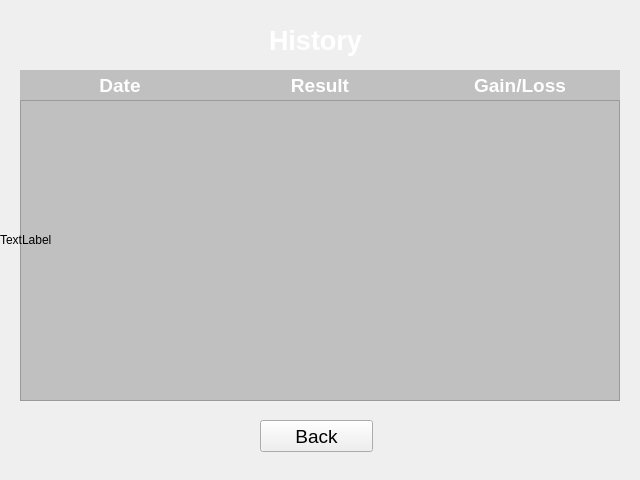
<?xml version="1.0" encoding="UTF-8"?>
<ui version="4.0">
 <class>Form</class>
 <widget class="QWidget" name="Form">
  <property name="geometry">
   <rect>
    <x>0</x>
    <y>0</y>
    <width>640</width>
    <height>480</height>
   </rect>
  </property>
  <property name="windowTitle">
   <string>Form</string>
  </property>
  <widget class="QLabel" name="label">
   <property name="geometry">
    <rect>
     <x>240</x>
     <y>20</y>
     <width>151</width>
     <height>40</height>
    </rect>
   </property>
   <property name="font">
    <font>
     <pointsize>20</pointsize>
     <weight>75</weight>
     <bold>true</bold>
    </font>
   </property>
   <property name="styleSheet">
    <string notr="true">color: rgb(255, 255, 255);</string>
   </property>
   <property name="text">
    <string>History</string>
   </property>
   <property name="alignment">
    <set>Qt::AlignCenter</set>
   </property>
  </widget>
  <widget class="QTableWidget" name="history_table">
   <property name="geometry">
    <rect>
     <x>20</x>
     <y>100</y>
     <width>600</width>
     <height>301</height>
    </rect>
   </property>
   <property name="sizePolicy">
    <sizepolicy hsizetype="Fixed" vsizetype="Fixed">
     <horstretch>0</horstretch>
     <verstretch>0</verstretch>
    </sizepolicy>
   </property>
   <property name="font">
    <font>
     <family>Papyrus</family>
     <pointsize>14</pointsize>
     <weight>50</weight>
     <italic>false</italic>
     <bold>false</bold>
    </font>
   </property>
   <property name="styleSheet">
    <string notr="true">color: rgb(255, 255, 255);
font: 14pt &quot;Papyrus&quot;;
background-color: rgba(0, 0, 0, 50);</string>
   </property>
   <property name="verticalScrollBarPolicy">
    <enum>Qt::ScrollBarAlwaysOff</enum>
   </property>
   <property name="horizontalScrollBarPolicy">
    <enum>Qt::ScrollBarAlwaysOff</enum>
   </property>
   <property name="editTriggers">
    <set>QAbstractItemView::NoEditTriggers</set>
   </property>
   <property name="showGrid">
    <bool>false</bool>
   </property>
   <property name="wordWrap">
    <bool>false</bool>
   </property>
   <attribute name="horizontalHeaderVisible">
    <bool>false</bool>
   </attribute>
   <attribute name="horizontalHeaderHighlightSections">
    <bool>false</bool>
   </attribute>
   <attribute name="verticalHeaderVisible">
    <bool>false</bool>
   </attribute>
   <attribute name="verticalHeaderHighlightSections">
    <bool>false</bool>
   </attribute>
   <column>
    <property name="text">
     <string>Date</string>
    </property>
    <property name="textAlignment">
     <set>AlignCenter</set>
    </property>
   </column>
   <column>
    <property name="text">
     <string>Result</string>
    </property>
    <property name="textAlignment">
     <set>AlignCenter</set>
    </property>
   </column>
   <column>
    <property name="text">
     <string>Gain/Lose</string>
    </property>
    <property name="textAlignment">
     <set>AlignCenter</set>
    </property>
   </column>
  </widget>
  <widget class="QPushButton" name="back_button">
   <property name="geometry">
    <rect>
     <x>260</x>
     <y>420</y>
     <width>113</width>
     <height>32</height>
    </rect>
   </property>
   <property name="font">
    <font>
     <pointsize>14</pointsize>
    </font>
   </property>
   <property name="text">
    <string>Back</string>
   </property>
  </widget>
  <widget class="QLabel" name="label_5">
   <property name="geometry">
    <rect>
     <x>0</x>
     <y>0</y>
     <width>640</width>
     <height>480</height>
    </rect>
   </property>
   <property name="styleSheet">
    <string notr="true">border-image: url(./asset/home.png) 0 0 0 0 stretch stretch;</string>
   </property>
   <property name="text">
    <string>TextLabel</string>
   </property>
  </widget>
  <widget class="QLabel" name="label_2">
   <property name="geometry">
    <rect>
     <x>20</x>
     <y>70</y>
     <width>200</width>
     <height>30</height>
    </rect>
   </property>
   <property name="font">
    <font>
     <pointsize>14</pointsize>
     <weight>75</weight>
     <bold>true</bold>
    </font>
   </property>
   <property name="styleSheet">
    <string notr="true">color: rgb(255, 255, 255);background-color: rgba(0, 0, 0, 50);</string>
   </property>
   <property name="text">
    <string>Date</string>
   </property>
   <property name="alignment">
    <set>Qt::AlignCenter</set>
   </property>
  </widget>
  <widget class="QLabel" name="label_3">
   <property name="geometry">
    <rect>
     <x>420</x>
     <y>70</y>
     <width>200</width>
     <height>30</height>
    </rect>
   </property>
   <property name="font">
    <font>
     <pointsize>14</pointsize>
     <weight>75</weight>
     <bold>true</bold>
    </font>
   </property>
   <property name="styleSheet">
    <string notr="true">color: rgb(255, 255, 255);background-color: rgba(0, 0, 0, 50);</string>
   </property>
   <property name="text">
    <string>Gain/Loss</string>
   </property>
   <property name="alignment">
    <set>Qt::AlignCenter</set>
   </property>
  </widget>
  <widget class="QLabel" name="label_4">
   <property name="geometry">
    <rect>
     <x>220</x>
     <y>70</y>
     <width>200</width>
     <height>30</height>
    </rect>
   </property>
   <property name="font">
    <font>
     <pointsize>14</pointsize>
     <weight>75</weight>
     <bold>true</bold>
    </font>
   </property>
   <property name="styleSheet">
    <string notr="true">color: rgb(255, 255, 255);background-color: rgba(0, 0, 0, 50);</string>
   </property>
   <property name="text">
    <string>Result</string>
   </property>
   <property name="alignment">
    <set>Qt::AlignCenter</set>
   </property>
  </widget>
  <zorder>label_5</zorder>
  <zorder>label</zorder>
  <zorder>history_table</zorder>
  <zorder>back_button</zorder>
  <zorder>label_2</zorder>
  <zorder>label_3</zorder>
  <zorder>label_4</zorder>
 </widget>
 <tabstops>
  <tabstop>history_table</tabstop>
  <tabstop>back_button</tabstop>
 </tabstops>
 <resources/>
 <connections/>
</ui>
